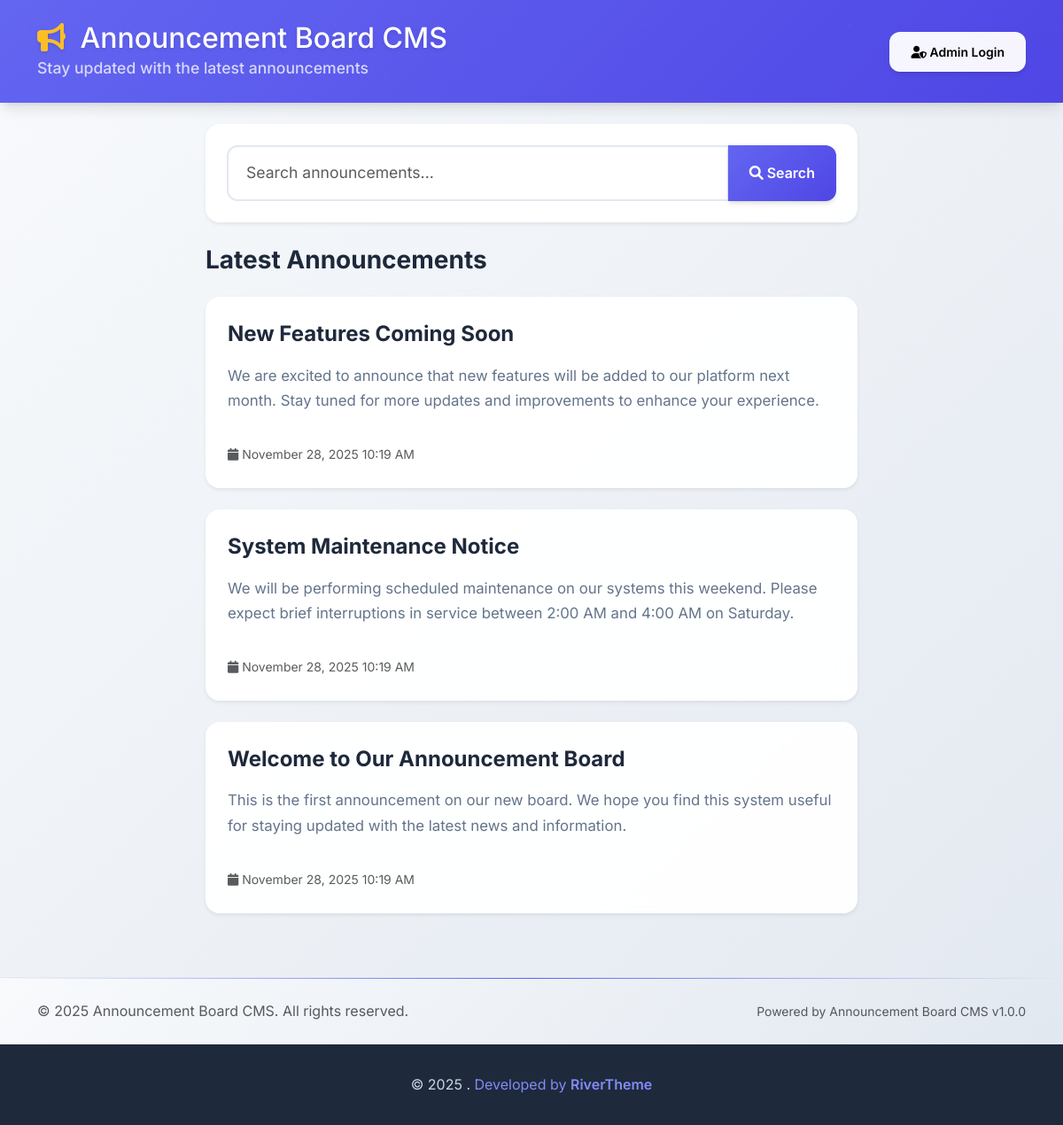
The page / on the database its author committed.
### tables this page shows
CREATE TABLE IF NOT EXISTS announcements (
    id INT AUTO_INCREMENT PRIMARY KEY,
    title VARCHAR(255) NOT NULL,
    content TEXT NOT NULL,
    admin_id INT NOT NULL,
    is_published BOOLEAN DEFAULT TRUE,
    created_at TIMESTAMP DEFAULT CURRENT_TIMESTAMP,
    updated_at TIMESTAMP DEFAULT CURRENT_TIMESTAMP ON UPDATE CURRENT_TIMESTAMP,
    FOREIGN KEY (admin_id) REFERENCES admins(id) ON DELETE CASCADE,
    INDEX idx_published (is_published),
    INDEX idx_created_at (created_at)
);

### includes/functions.php (called while the page is built, shortened)
<?php
function format_date($date, $format = 'F j, Y g:i A') {
    return date($format, strtotime($date));
}
function truncate_text($text, $length = 150, $suffix = '...') {
    if (strlen($text) <= $length) {
        return $text;
    }
    return substr($text, 0, $length) . $suffix;
}
function escape_html($text) {
    return htmlspecialchars($text, ENT_QUOTES, 'UTF-8');
}
function nl2br_safe($text) {
    return nl2br(escape_html($text));
}
?>

### includes/Announcement.php (called while the page is built, shortened)
<?php
require_once 'Database.php';
class Announcement {
    private $db;
    private $table = 'announcements';
    public function __construct() {
        $this->db = new Database();
    }
    public function getPublished($limit = null, $offset = 0) {
        $query = "SELECT a.*, ad.username as admin_username
                  FROM " . $this->table . " a
                  LEFT JOIN admins ad ON a.admin_id = ad.id
                  WHERE a.is_published = 1
                  ORDER BY a.created_at DESC";
        if ($limit !== null) {
            $query .= " LIMIT " . intval($limit) . " OFFSET " . intval($offset);
        }
        return $this->db->fetchAll($query);
    }
}
?>

### includes/Database.php (called while the page is built, shortened)
<?php
class Database {
    private $host;
    private $db_name;
    private $username;
    private $password;
    private $charset;
    private $pdo;
    public function __construct() {
        $this->host = DB_HOST;
        $this->db_name = DB_NAME;
        $this->username = DB_USER;
        $this->password = DB_PASS;
        $this->charset = DB_CHARSET;
    }
    public function connect() {
        $this->pdo = null;
        try {
            $dsn = "mysql:host=" . $this->host . ";dbname=" . $this->db_name . ";charset=" . $this->charset;
            $options = [
                PDO::ATTR_ERRMODE => PDO::ERRMODE_EXCEPTION,
                PDO::ATTR_DEFAULT_FETCH_MODE => PDO::FETCH_ASSOC,
                PDO::ATTR_EMULATE_PREPARES => false,
            ];
            $this->pdo = new PDO($dsn, $this->username, $this->password, $options);
        } catch (PDOException $e) {
            echo "Connection Error: " . $e->getMessage();
            return null;
        }
        return $this->pdo;
    }
    public function getConnection() {
        if ($this->pdo === null) {
            return $this->connect();
        }
        return $this->pdo;
    }
    public function query($query, $params = []) {
        try {
            $pdo = $this->getConnection();
            $stmt = $pdo->prepare($query);
            $stmt->execute($params);
            return $stmt;
        } catch (PDOException $e) {
            echo "Query Error: " . $e->getMessage();
            return false;
        }
    }
    public function fetchAll($query, $params = []) {
        $stmt = $this->query($query, $params);
        return $stmt->fetchAll();
    }
}
?>

### index.php (the view, shortened to what this page needs)
<?php
require_once 'includes/functions.php';
require_once 'includes/Announcement.php';
$announcement = new Announcement();
$page = isset($_GET['page']) ? max(1, intval($_GET['page'])) : 1;
$per_page = ANNOUNCEMENTS_PER_PAGE;
$offset = ($page - 1) * $per_page;
$search = isset($_GET['search']) ? sanitize_input($_GET['search']) : '';
if (!empty($search)) {
    $announcements = $announcement->search($search, true);
    $total_announcements = count($announcements);
    $total_pages = 1;
} else {
    $announcements = $announcement->getPublished($per_page, $offset);
}
?>
<!DOCTYPE html>
<html lang="en">
<head>
    <link href="https://cdn.jsdelivr.net/npm/bootstrap@5.3.0/dist/css/bootstrap.min.css" rel="stylesheet">
    <link href="https://cdnjs.cloudflare.com/ajax/libs/font-awesome/6.0.0/css/all.min.css" rel="stylesheet">
    <link href="assets/css/public.css" rel="stylesheet">
</head>
<body>
    <header class="bg-primary text-white py-4 mb-4">
        <div class="container">
            <div class="row align-items-center">
                <div class="col-md-8">
                    <h1 class="h2 mb-0">
                        <i class="fas fa-bullhorn"></i> <?php echo APP_NAME; ?>
                    </h1>
                    <p class="mb-0 opacity-75">Stay updated with the latest announcements</p>
                </div>
                <div class="col-md-4 text-md-end">
                    <a href="admin/login.php" class="btn btn-light btn-sm">
                        <i class="fas fa-user-shield"></i> Admin Login
                    </a>
                </div>
            </div>
        </div>
    </header>
    <div class="container">
        <div class="row mb-4">
            <div class="col-lg-8 mx-auto">
                <div class="card shadow-sm fade-in">
                    <div class="card-body">
                        <form method="GET" action="">
                            <div class="input-group">
                                <input type="text" class="form-control form-control-lg" name="search"
                                       placeholder="Search announcements..." value="<?php echo escape_html($search); ?>">
                                <button class="btn btn-primary" type="submit">
                                    <i class="fas fa-search"></i> Search
                                </button>
                            </div>
                        </form>
                    </div>
                </div>
            </div>
        </div>
        <div class="row">
            <div class="col-lg-8 mx-auto">
                <?php if ($announcements && count($announcements) > 0): ?>
                    <?php if (!empty($search)): ?>
                        <h3 class="mb-4">Search Results (<?php echo count($announcements); ?>)</h3>
                    <?php else: ?>
                        <h3 class="mb-4">Latest Announcements</h3>
                    <?php endif; ?>
                    <?php foreach ($announcements as $index => $ann): ?>
                        <article class="card mb-4 shadow-sm announcement-card slide-up" style="animation-delay: <?php echo $index * 0.1; ?>s;">
                            <div class="card-body">
                                <h4 class="card-title">
                                    <a href="announcement.php?id=<?php echo $ann['id']; ?>" class="text-decoration-none">
                                        <?php echo escape_html($ann['title']); ?>
                                    </a>
                                </h4>
                                <div class="card-text">
                                    <p class="mb-3">
                                        <?php echo nl2br_safe(truncate_text($ann['content'], 300)); ?>
                                    </p>
                                </div>
                                <div class="card-footer bg-transparent border-0 px-0 pb-0">
                                    <small class="text-muted">
                                        <i class="fas fa-calendar"></i> <?php echo format_date($ann['created_at']); ?>
                                    </small>
                                </div>
                            </div>
                        </article>
                    <?php endforeach; ?>
                <?php endif; ?>
            </div>
        </div>
    </div>
    <footer class="bg-light mt-5 py-4">
        <div class="container">
            <div class="row">
                <div class="col-md-6">
                    <p class="mb-0 text-muted">
                        &copy; <?php echo date('Y'); ?> <?php echo APP_NAME; ?>. All rights reserved.
                    </p>
                </div>
                <div class="col-md-6 text-md-end">
                    <small class="text-muted">
                        Powered by Announcement Board CMS v<?php echo APP_VERSION; ?>
                    </small>
                </div>
            </div>
        </div>
    </footer>
    <div class="copyright-footer">
        <div class="container">
            <div class="text-center my-2">
                <div>
                    <span>© 2025 . </span>
                    <span class="text-primary">Developed by </span>
                    <a href="https://rivertheme.com" class="fw-semibold text-decoration-none" target="_blank" rel="noopener">RiverTheme</a>
                </div>
            </div>
        </div>
    </div>
</body>
</html>

### rows shown on the page
announcements: title "New Features Coming Soon", content "We are excited to announce that new features will be added to our platform next month. Stay tuned for more updates and improvements to enhance your experience.", created_at "November 28, 2025 10:19 AM"
announcements: title "System Maintenance Notice", content "We will be performing scheduled maintenance on our systems this weekend. Please expect brief interruptions in service between 2:00 AM and 4:00 AM on Saturday.", created_at "November 28, 2025 10:19 AM"
announcements: title "Welcome to Our Announcement Board", content "This is the first announcement on our new board. We hope you find this system useful for staying updated with the latest news and information.", created_at "November 28, 2025 10:19 AM"

### other values the page prints
APP_NAME "Announcement Board CMS"
APP_VERSION "1.0.0"
